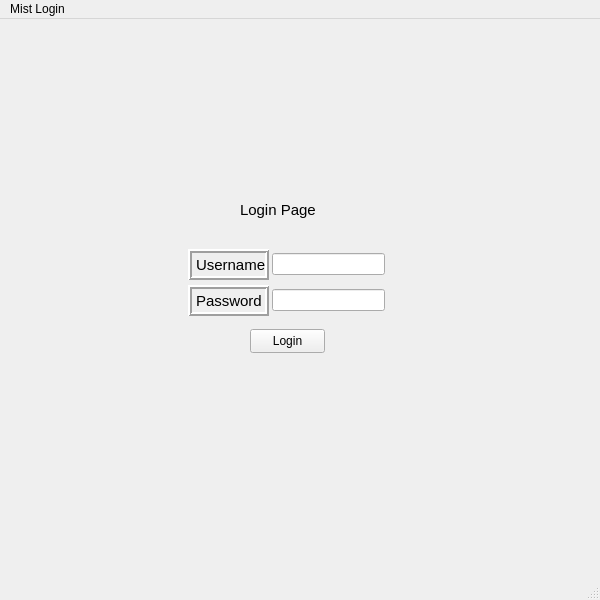
<?xml version="1.0" encoding="UTF-8"?>
<ui version="4.0">
 <class>MainWindow</class>
 <widget class="QMainWindow" name="MainWindow">
  <property name="geometry">
   <rect>
    <x>0</x>
    <y>0</y>
    <width>600</width>
    <height>600</height>
   </rect>
  </property>
  <property name="windowTitle">
   <string>MainWindow</string>
  </property>
  <widget class="QWidget" name="centralwidget">
   <widget class="QLabel" name="UserName">
    <property name="geometry">
     <rect>
      <x>188</x>
      <y>230</y>
      <width>81</width>
      <height>31</height>
     </rect>
    </property>
    <property name="font">
     <font>
      <pointsize>11</pointsize>
     </font>
    </property>
    <property name="frameShape">
     <enum>QFrame::Shape::Box</enum>
    </property>
    <property name="frameShadow">
     <enum>QFrame::Shadow::Raised</enum>
    </property>
    <property name="lineWidth">
     <number>2</number>
    </property>
    <property name="text">
     <string>Username</string>
    </property>
    <property name="margin">
     <number>2</number>
    </property>
   </widget>
   <widget class="QLineEdit" name="lineEdit">
    <property name="geometry">
     <rect>
      <x>272</x>
      <y>234</y>
      <width>113</width>
      <height>22</height>
     </rect>
    </property>
    <property name="text">
     <string/>
    </property>
   </widget>
   <widget class="QLabel" name="PassWord">
    <property name="geometry">
     <rect>
      <x>188</x>
      <y>266</y>
      <width>81</width>
      <height>31</height>
     </rect>
    </property>
    <property name="font">
     <font>
      <pointsize>11</pointsize>
     </font>
    </property>
    <property name="frameShape">
     <enum>QFrame::Shape::Box</enum>
    </property>
    <property name="frameShadow">
     <enum>QFrame::Shadow::Raised</enum>
    </property>
    <property name="lineWidth">
     <number>2</number>
    </property>
    <property name="text">
     <string>Password</string>
    </property>
    <property name="margin">
     <number>2</number>
    </property>
   </widget>
   <widget class="QLineEdit" name="lineEdit_2">
    <property name="geometry">
     <rect>
      <x>272</x>
      <y>270</y>
      <width>113</width>
      <height>22</height>
     </rect>
    </property>
   </widget>
   <widget class="QLabel" name="label_3">
    <property name="geometry">
     <rect>
      <x>240</x>
      <y>180</y>
      <width>81</width>
      <height>21</height>
     </rect>
    </property>
    <property name="font">
     <font>
      <pointsize>11</pointsize>
     </font>
    </property>
    <property name="text">
     <string>Login Page</string>
    </property>
   </widget>
   <widget class="QPushButton" name="Login_Button">
    <property name="geometry">
     <rect>
      <x>250</x>
      <y>310</y>
      <width>75</width>
      <height>24</height>
     </rect>
    </property>
    <property name="text">
     <string>Login</string>
    </property>
   </widget>
  </widget>
  <widget class="QMenuBar" name="menubar">
   <property name="geometry">
    <rect>
     <x>0</x>
     <y>0</y>
     <width>600</width>
     <height>22</height>
    </rect>
   </property>
   <widget class="QMenu" name="menuMist_Login">
    <property name="title">
     <string>Mist Login</string>
    </property>
   </widget>
   <addaction name="menuMist_Login"/>
  </widget>
  <widget class="QStatusBar" name="statusbar"/>
 </widget>
 <resources/>
 <connections/>
</ui>
